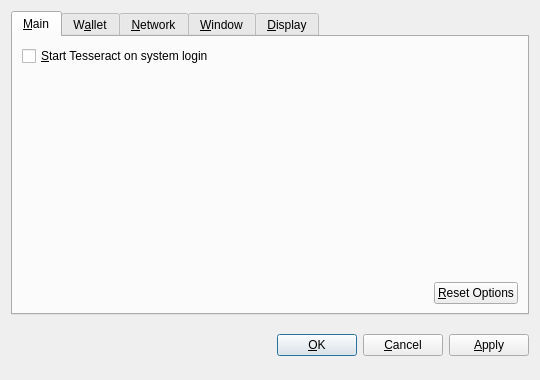
<?xml version="1.0" encoding="UTF-8"?>
<ui version="4.0">
 <class>OptionsDialog</class>
 <widget class="QDialog" name="OptionsDialog">
  <property name="geometry">
   <rect>
    <x>0</x>
    <y>0</y>
    <width>540</width>
    <height>380</height>
   </rect>
  </property>
  <property name="windowTitle">
   <string>Options</string>
  </property>
  <property name="modal">
   <bool>true</bool>
  </property>
  <layout class="QVBoxLayout" name="verticalLayout">
   <item>
    <widget class="QTabWidget" name="tabWidget">
     <property name="tabPosition">
      <enum>QTabWidget::North</enum>
     </property>
     <property name="currentIndex">
      <number>0</number>
     </property>
     <widget class="QWidget" name="tabMain">
      <attribute name="title">
       <string>&amp;Main</string>
      </attribute>
      <layout class="QVBoxLayout" name="verticalLayout_Main">
       <item>
        <widget class="QCheckBox" name="bitcoinAtStartup">
         <property name="toolTip">
          <string>Automatically start Tesseract after logging in to the system.</string>
         </property>
         <property name="text">
          <string>&amp;Start Tesseract on system login</string>
         </property>
        </widget>
       </item>
       <item>
        <spacer name="verticalSpacer_Main">
         <property name="orientation">
          <enum>Qt::Vertical</enum>
         </property>
         <property name="sizeHint" stdset="0">
          <size>
           <width>20</width>
           <height>40</height>
          </size>
         </property>
        </spacer>
       </item>
       <item>
        <layout class="QHBoxLayout" name="horizontalLayout_2_Main">
         <item>
          <spacer name="horizontalSpacer_2_Main">
           <property name="orientation">
            <enum>Qt::Horizontal</enum>
           </property>
           <property name="sizeHint" stdset="0">
            <size>
             <width>40</width>
             <height>20</height>
            </size>
           </property>
          </spacer>
         </item>
         <item>
          <widget class="QPushButton" name="resetButton">
           <property name="toolTip">
            <string>Reset all client options to default.</string>
           </property>
           <property name="text">
            <string>&amp;Reset Options</string>
           </property>
           <property name="autoDefault">
            <bool>false</bool>
           </property>
          </widget>
         </item>
        </layout>
       </item>
      </layout>
     </widget>
     <widget class="QWidget" name="tabWallet">
      <attribute name="title">
       <string>W&amp;allet</string>
      </attribute>
      <layout class="QVBoxLayout" name="verticalLayout_Network">
       <item>
        <widget class="QLabel" name="transactionFeeInfoLabel">
         <property name="text">
          <string>Optional transaction fee per kB that helps make sure your transactions are processed quickly. Most transactions are 1 kB.</string>
         </property>
         <property name="textFormat">
          <enum>Qt::PlainText</enum>
         </property>
         <property name="wordWrap">
          <bool>true</bool>
         </property>
        </widget>
       </item>
       <item>
        <layout class="QHBoxLayout" name="horizontalLayout_1_Main">
         <item>
          <widget class="QLabel" name="transactionFeeLabel">
           <property name="text">
            <string>Pay transaction &amp;fee</string>
           </property>
           <property name="textFormat">
            <enum>Qt::PlainText</enum>
           </property>
           <property name="buddy">
            <cstring>transactionFee</cstring>
           </property>
          </widget>
         </item>
         <item>
          <widget class="BitcoinAmountField" name="transactionFee"/>
         </item>
         <item>
          <spacer name="horizontalSpacer_1_Main">
           <property name="orientation">
            <enum>Qt::Horizontal</enum>
           </property>
           <property name="sizeHint" stdset="0">
            <size>
             <width>40</width>
             <height>20</height>
            </size>
           </property>
          </spacer>
         </item>
        </layout>
       </item>
       <item>
        <widget class="QLabel" name="label">
         <property name="text">
          <string>If you disable the spending of unconfirmed change, the change from a transaction cannot be used until that transaction has at least one confirmation. This also affects how your balance is computed.</string>
         </property>
         <property name="wordWrap">
          <bool>true</bool>
         </property>
        </widget>
       </item>
       <item>
        <widget class="QCheckBox" name="spendZeroConfChange">
         <property name="text">
          <string>Spend unconfirmed change  (experts only)</string>
         </property>
        </widget>
       </item>
       <item>
        <spacer name="verticalSpacer">
         <property name="orientation">
          <enum>Qt::Vertical</enum>
         </property>
         <property name="sizeHint" stdset="0">
          <size>
           <width>20</width>
           <height>40</height>
          </size>
         </property>
        </spacer>
       </item>
      </layout>
     </widget>
     <widget class="QWidget" name="tabNetwork">
      <attribute name="title">
       <string>&amp;Network</string>
      </attribute>
      <layout class="QVBoxLayout" name="verticalLayout_Network">
       <item>
        <widget class="QCheckBox" name="mapPortUpnp">
         <property name="toolTip">
          <string>Automatically open the Tesseract client port on the router. This only works when your router supports UPnP and it is enabled.</string>
         </property>
         <property name="text">
          <string>Map port using &amp;UPnP</string>
         </property>
        </widget>
       </item>
       <item>
        <widget class="QCheckBox" name="connectSocks">
         <property name="toolTip">
          <string>Connect to the Tesseract network through a SOCKS proxy (e.g. when connecting through Tor).</string>
         </property>
         <property name="text">
          <string>&amp;Connect through SOCKS proxy:</string>
         </property>
        </widget>
       </item>
       <item>
        <layout class="QHBoxLayout" name="horizontalLayout_Network">
         <item>
          <widget class="QLabel" name="proxyIpLabel">
           <property name="text">
            <string>Proxy &amp;IP:</string>
           </property>
           <property name="textFormat">
            <enum>Qt::PlainText</enum>
           </property>
           <property name="buddy">
            <cstring>proxyIp</cstring>
           </property>
          </widget>
         </item>
         <item>
          <widget class="QValidatedLineEdit" name="proxyIp">
           <property name="maximumSize">
            <size>
             <width>140</width>
             <height>16777215</height>
            </size>
           </property>
           <property name="toolTip">
            <string>IP address of the proxy (e.g. 127.0.0.1)</string>
           </property>
          </widget>
         </item>
         <item>
          <widget class="QLabel" name="proxyPortLabel">
           <property name="text">
            <string>&amp;Port:</string>
           </property>
           <property name="textFormat">
            <enum>Qt::PlainText</enum>
           </property>
           <property name="buddy">
            <cstring>proxyPort</cstring>
           </property>
          </widget>
         </item>
         <item>
          <widget class="QLineEdit" name="proxyPort">
           <property name="maximumSize">
            <size>
             <width>55</width>
             <height>16777215</height>
            </size>
           </property>
           <property name="toolTip">
            <string>Port of the proxy (e.g. 9050)</string>
           </property>
          </widget>
         </item>
         <item>
          <widget class="QLabel" name="socksVersionLabel">
           <property name="text">
            <string>SOCKS &amp;Version:</string>
           </property>
           <property name="textFormat">
            <enum>Qt::PlainText</enum>
           </property>
           <property name="buddy">
            <cstring>socksVersion</cstring>
           </property>
          </widget>
         </item>
         <item>
          <widget class="QValueComboBox" name="socksVersion">
           <property name="toolTip">
            <string>SOCKS version of the proxy (e.g. 5)</string>
           </property>
          </widget>
         </item>
         <item>
          <spacer name="horizontalSpacer_Network">
           <property name="orientation">
            <enum>Qt::Horizontal</enum>
           </property>
           <property name="sizeHint" stdset="0">
            <size>
             <width>40</width>
             <height>20</height>
            </size>
           </property>
          </spacer>
         </item>
        </layout>
       </item>
       <item>
        <spacer name="verticalSpacer_Network">
         <property name="orientation">
          <enum>Qt::Vertical</enum>
         </property>
         <property name="sizeHint" stdset="0">
          <size>
           <width>20</width>
           <height>40</height>
          </size>
         </property>
        </spacer>
       </item>
      </layout>
     </widget>
     <widget class="QWidget" name="tabWindow">
      <attribute name="title">
       <string>&amp;Window</string>
      </attribute>
      <layout class="QVBoxLayout" name="verticalLayout_Window">
       <item>
        <widget class="QCheckBox" name="minimizeToTray">
         <property name="toolTip">
          <string>Show only a tray icon after minimizing the window.</string>
         </property>
         <property name="text">
          <string>&amp;Minimize to the tray instead of the taskbar</string>
         </property>
        </widget>
       </item>
       <item>
        <widget class="QCheckBox" name="minimizeOnClose">
         <property name="toolTip">
          <string>Minimize instead of exit the application when the window is closed. When this option is enabled, the application will be closed only after selecting Quit in the menu.</string>
         </property>
         <property name="text">
          <string>M&amp;inimize on close</string>
         </property>
        </widget>
       </item>
       <item>
        <spacer name="verticalSpacer_Window">
         <property name="orientation">
          <enum>Qt::Vertical</enum>
         </property>
         <property name="sizeHint" stdset="0">
          <size>
           <width>20</width>
           <height>40</height>
          </size>
         </property>
        </spacer>
       </item>
      </layout>
     </widget>
     <widget class="QWidget" name="tabDisplay">
      <attribute name="title">
       <string>&amp;Display</string>
      </attribute>
      <layout class="QVBoxLayout" name="verticalLayout_Display">
       <item>
        <layout class="QHBoxLayout" name="horizontalLayout_1_Display">
         <item>
          <widget class="QLabel" name="langLabel">
           <property name="text">
            <string>User Interface &amp;language:</string>
           </property>
           <property name="textFormat">
            <enum>Qt::PlainText</enum>
           </property>
           <property name="buddy">
            <cstring>lang</cstring>
           </property>
          </widget>
         </item>
         <item>
          <widget class="QValueComboBox" name="lang">
           <property name="toolTip">
            <string>The user interface language can be set here. This setting will take effect after restarting Tesseract.</string>
           </property>
          </widget>
         </item>
        </layout>
       </item>
       <item>
        <layout class="QHBoxLayout" name="horizontalLayout_2_Display">
         <item>
          <widget class="QLabel" name="unitLabel">
           <property name="text">
            <string>&amp;Unit to show amounts in:</string>
           </property>
           <property name="textFormat">
            <enum>Qt::PlainText</enum>
           </property>
           <property name="buddy">
            <cstring>unit</cstring>
           </property>
          </widget>
         </item>
         <item>
          <widget class="QValueComboBox" name="unit">
           <property name="toolTip">
            <string>Choose the default subdivision unit to show in the interface and when sending coins.</string>
           </property>
          </widget>
         </item>
        </layout>
       </item>
       <item>
        <widget class="QCheckBox" name="displayAddresses">
         <property name="toolTip">
          <string>Whether to show Tesseract addresses in the transaction list or not.</string>
         </property>
         <property name="text">
          <string>&amp;Display addresses in transaction list</string>
         </property>
        </widget>
       </item>
       <item>
        <widget class="QCheckBox" name="coinControlFeatures">
         <property name="toolTip">
          <string>Whether to show coin control features or not.</string>
         </property>
         <property name="text">
          <string>Display coin &amp;control features (experts only!)</string>
         </property>
        </widget>
       </item>
       <item>
        <spacer name="verticalSpacer_Display">
         <property name="orientation">
          <enum>Qt::Vertical</enum>
         </property>
         <property name="sizeHint" stdset="0">
          <size>
           <width>20</width>
           <height>40</height>
          </size>
         </property>
        </spacer>
       </item>
      </layout>
     </widget>
    </widget>
   </item>
   <item>
    <layout class="QHBoxLayout" name="horizontalLayout_Buttons">
     <item>
      <spacer name="horizontalSpacer_1">
       <property name="orientation">
        <enum>Qt::Horizontal</enum>
       </property>
       <property name="sizeHint" stdset="0">
        <size>
         <width>40</width>
         <height>48</height>
        </size>
       </property>
      </spacer>
     </item>
     <item>
      <widget class="QLabel" name="statusLabel">
       <property name="font">
        <font>
         <weight>75</weight>
         <bold>true</bold>
        </font>
       </property>
       <property name="text">
        <string/>
       </property>
       <property name="textFormat">
        <enum>Qt::PlainText</enum>
       </property>
       <property name="wordWrap">
        <bool>true</bool>
       </property>
      </widget>
     </item>
     <item>
      <spacer name="horizontalSpacer_2">
       <property name="orientation">
        <enum>Qt::Horizontal</enum>
       </property>
       <property name="sizeHint" stdset="0">
        <size>
         <width>40</width>
         <height>48</height>
        </size>
       </property>
      </spacer>
     </item>
     <item>
      <widget class="QPushButton" name="okButton">
       <property name="text">
        <string>&amp;OK</string>
       </property>
      </widget>
     </item>
     <item>
      <widget class="QPushButton" name="cancelButton">
       <property name="text">
        <string>&amp;Cancel</string>
       </property>
       <property name="autoDefault">
        <bool>false</bool>
       </property>
      </widget>
     </item>
     <item>
      <widget class="QPushButton" name="applyButton">
       <property name="text">
        <string>&amp;Apply</string>
       </property>
       <property name="autoDefault">
        <bool>false</bool>
       </property>
      </widget>
     </item>
    </layout>
   </item>
  </layout>
 </widget>
 <customwidgets>
  <customwidget>
   <class>BitcoinAmountField</class>
   <extends>QSpinBox</extends>
   <header>bitcoinamountfield.h</header>
  </customwidget>
  <customwidget>
   <class>QValueComboBox</class>
   <extends>QComboBox</extends>
   <header>qvaluecombobox.h</header>
  </customwidget>
  <customwidget>
   <class>QValidatedLineEdit</class>
   <extends>QLineEdit</extends>
   <header>qvalidatedlineedit.h</header>
  </customwidget>
 </customwidgets>
 <resources/>
 <connections/>
</ui>
